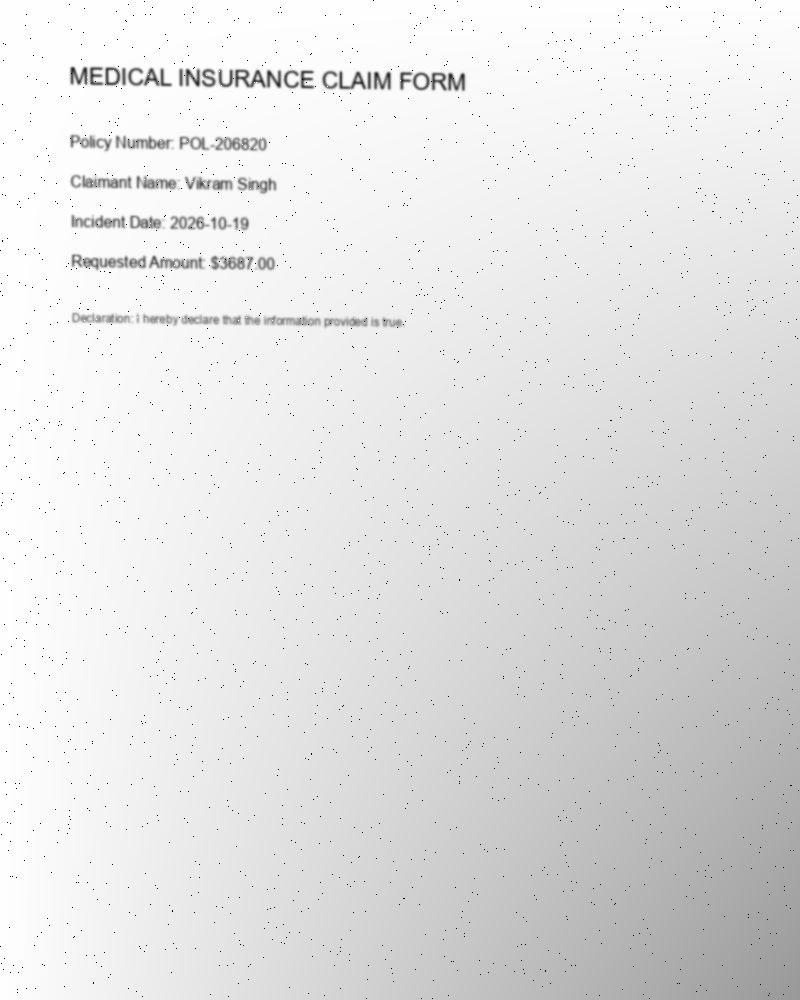
#> input picture data/synthetic_dataset/images/claim_form_000.jpg, 800 x 1000 px; its folder holds only this picture in this run
$ python -i preprocessing.py   (imports and definitions only)
#> lines starting #> are read from the running program, lines starting #| are printed output that depends on the picture; after the words box and inside, x2 and y2 are one past the last pixel; in counts of white or black regions, pixels touching at a corner belong together
#> further down, picture is the input picture: shape (1000, 800, 3); min 0, max 255, mean 226.6
import cv2
import numpy as np
from typing import Tuple

class DocumentPreprocessor:
    """
    Implements core DIP preprocessing techniques including Canny-based document contour
    detection, perspective rectification (homography), gamma correction, and CLAHE.
    """

    def detect_document_contour(self, image: np.ndarray) -> np.ndarray:
        """Detects the 4 corner points of the primary document quadrilateral using Canny edges."""
        gray = cv2.cvtColor(image, cv2.COLOR_BGR2GRAY)
        blurred = cv2.GaussianBlur(gray, (5, 5), 0)
        edged = cv2.Canny(blurred, 75, 200)
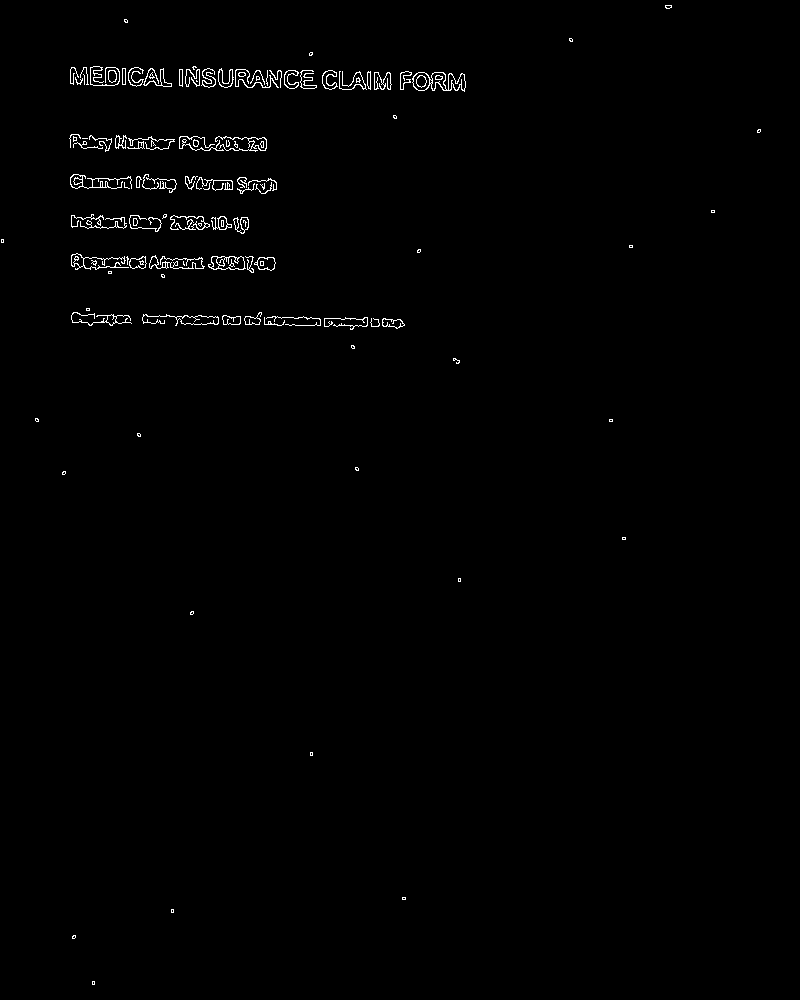
#> edged: shape (1000, 800); 0.82% white in thin lines or dots

        contours, _ = cv2.findContours(edged.copy(), cv2.RETR_LIST, cv2.CHAIN_APPROX_SIMPLE)
#> contours = 218 contours, 142 with area under 20; largest, box (x1, y1, x2, y2) and area: (412, 72, 466, 92) 654, (208, 256, 246, 270) 392, (142, 314, 219, 326) 305, (176, 315, 219, 325) 280, (412, 72, 430, 91) 237
        contours = sorted(contours, key=cv2.contourArea, reverse=True)[:5]
#> contours = 5 contours; box (x1, y1, x2, y2) and area: (412, 72, 466, 92) 654, (208, 256, 246, 270) 392, (142, 314, 219, 326) 305, (176, 315, 219, 325) 280, (412, 72, 430, 91) 237

        doc_contour = np.array([[0, 0], [image.shape[1], 0], [image.shape[1], image.shape[0]], [0, image.shape[0]]], dtype=np.float32)

        for c in contours:
            peri = cv2.arcLength(c, True)
            approx = cv2.approxPolyDP(c, 0.02 * peri, True)
            if len(approx) == 4:
                doc_contour = approx.reshape(4, 2)
                break
#> this loop made 5 passes
#> peri on passes 1 to 5: 236.4, 111.8, 277.1, 130.5, 57.11

        return self._order_points(doc_contour)

    def _order_points(self, pts: np.ndarray) -> np.ndarray:
        """Orders corner points: top-left, top-right, bottom-right, bottom-left."""
        rect = np.zeros((4, 2), dtype=np.float32)
        s = pts.sum(axis=1)
#> s = [0, 800, 1800, 1000]
        rect[0] = pts[np.argmin(s)]
        rect[2] = pts[np.argmax(s)]

        diff = np.diff(pts, axis=1)
#> diff = [0, -800, 200, 1000]
        rect[1] = pts[np.argmin(diff)]
        rect[3] = pts[np.argmax(diff)]
        return rect

    def correct_perspective(self, image: np.ndarray, pts: np.ndarray) -> np.ndarray:
        """Applies homography warp to flatten and rectify the tilted document."""
        (tl, tr, br, bl) = pts
        widthA = np.sqrt(((br[0] - bl[0]) ** 2) + ((br[1] - bl[1]) ** 2))
        widthB = np.sqrt(((tr[0] - tl[0]) ** 2) + ((tr[1] - tl[1]) ** 2))
        maxWidth = max(int(widthA), int(widthB))

        heightA = np.sqrt((tr[0] - br[0]) ** 2 + (tr[1] - br[1]) ** 2)
        heightB = np.sqrt((tl[0] - bl[0]) ** 2 + (tl[1] - bl[1]) ** 2)
        maxHeight = max(int(heightA), int(heightB))

        dst = np.float32([
            [0, 0],
            [maxWidth - 1, 0],
            [maxWidth - 1, maxHeight - 1],
            [0, maxHeight - 1]
        ])

        M = cv2.getPerspectiveTransform(pts, dst)
        warped = cv2.warpPerspective(image, M, (maxWidth, maxHeight))
        return warped

    def adjust_gamma(self, image: np.ndarray, gamma: float = 1.5) -> np.ndarray:
        """Applies non-linear gamma correction to normalize overall brightness."""
        inv_gamma = 1.0 / gamma
        table = np.array([((i / 255.0) ** inv_gamma) * 255 for i in np.arange(0, 256)]).astype("uint8")
        return cv2.LUT(image, table)

    def compare_histogram_equalization(self, image: np.ndarray) -> Tuple[np.ndarray, np.ndarray]:
        """Compares global histogram equalization against Contrast Limited Adaptive Histogram Equalization (CLAHE)."""
        gray = cv2.cvtColor(image, cv2.COLOR_BGR2GRAY) if len(image.shape) == 3 else image

        # Global Hist Eq
        global_eq = cv2.equalizeHist(gray)

        # CLAHE
        clahe = cv2.createCLAHE(clipLimit=2.0, tileGridSize=(8, 8))
        clahe_out = clahe.apply(gray)

        return global_eq, clahe_out

>>> import cv2
>>> picture = cv2.imread('../data/synthetic_dataset/images/claim_form_000.jpg')
>>> result = DocumentPreprocessor().detect_document_contour(picture)
#> result = [[0, 0], [800, 0], [800, 1000], [0, 1000]]
